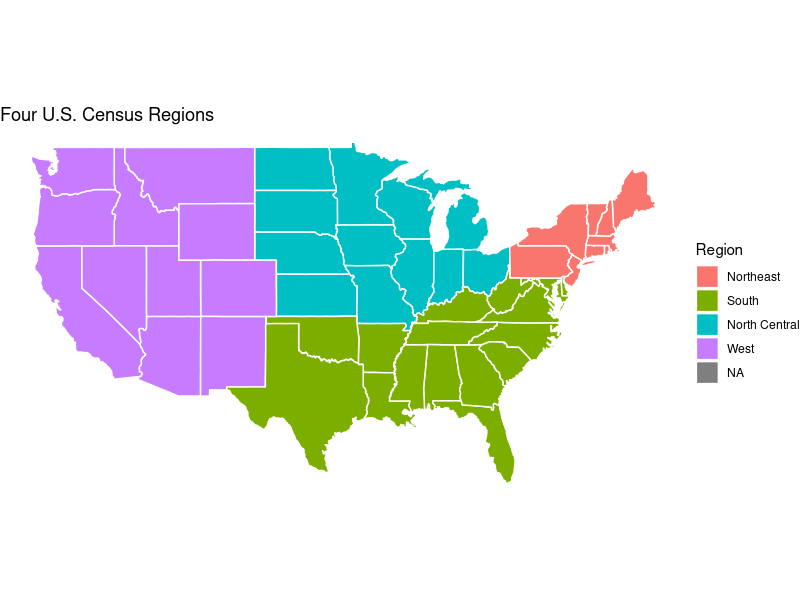
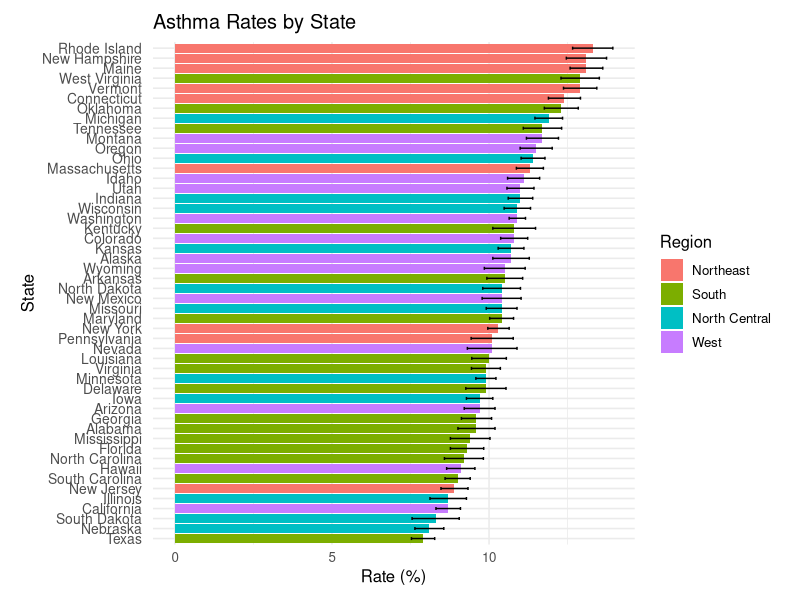
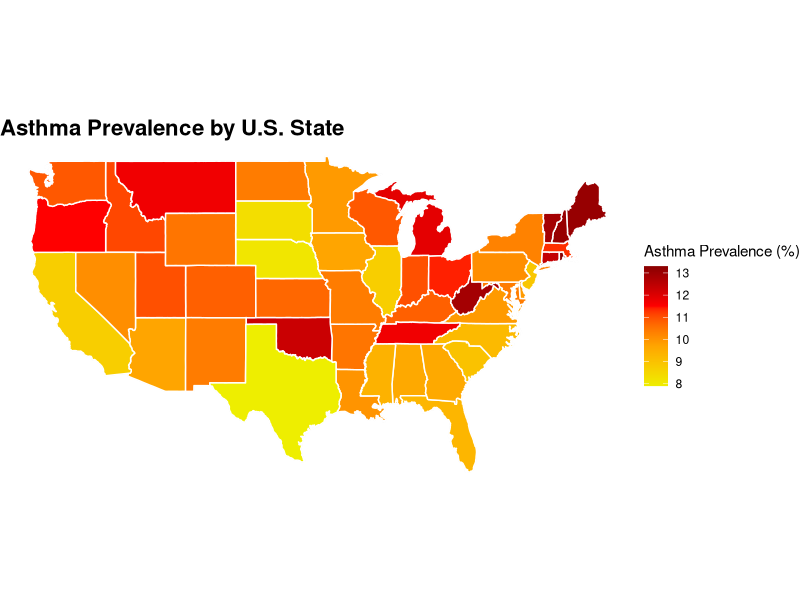
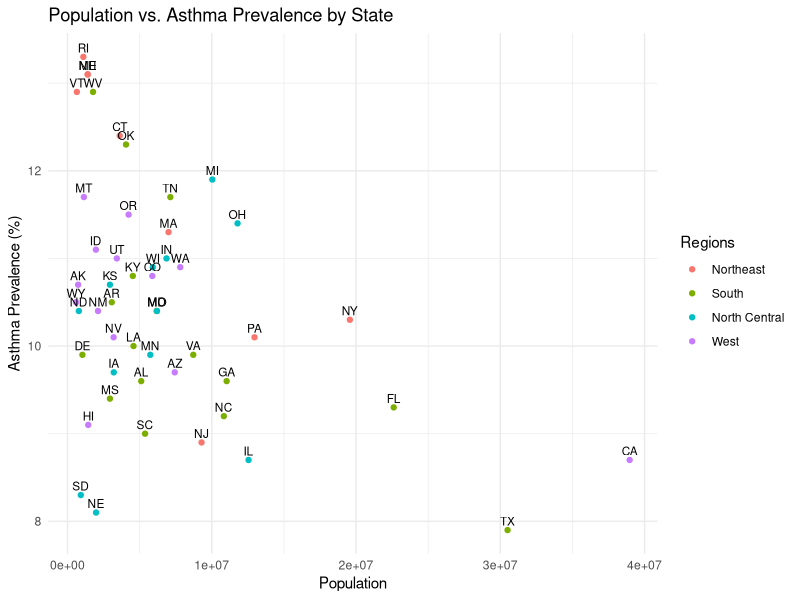
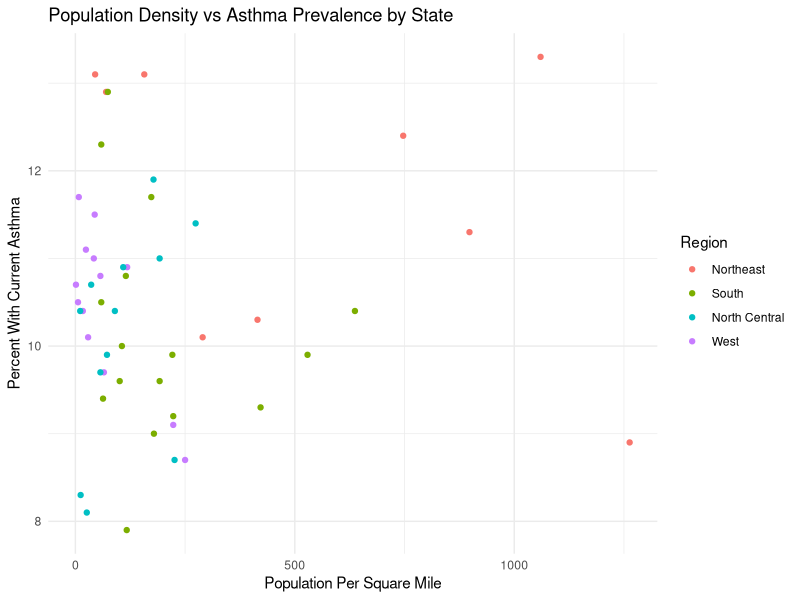
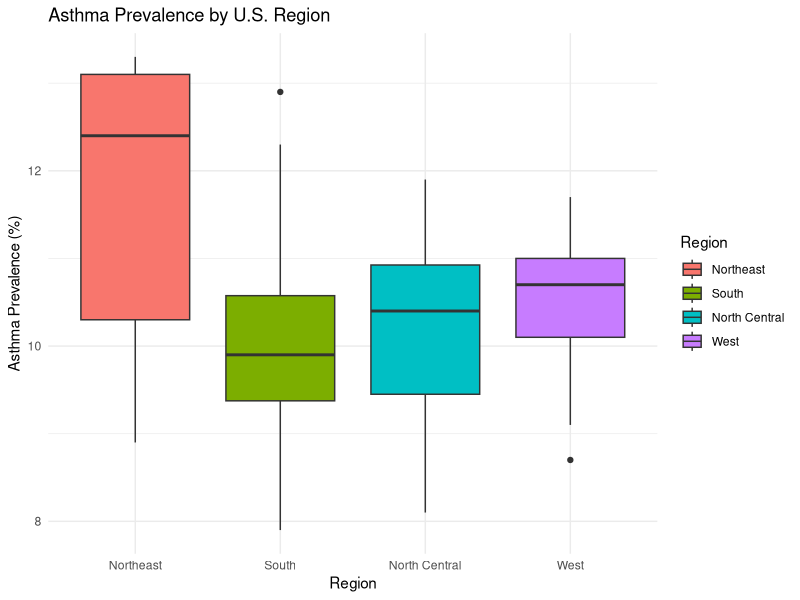
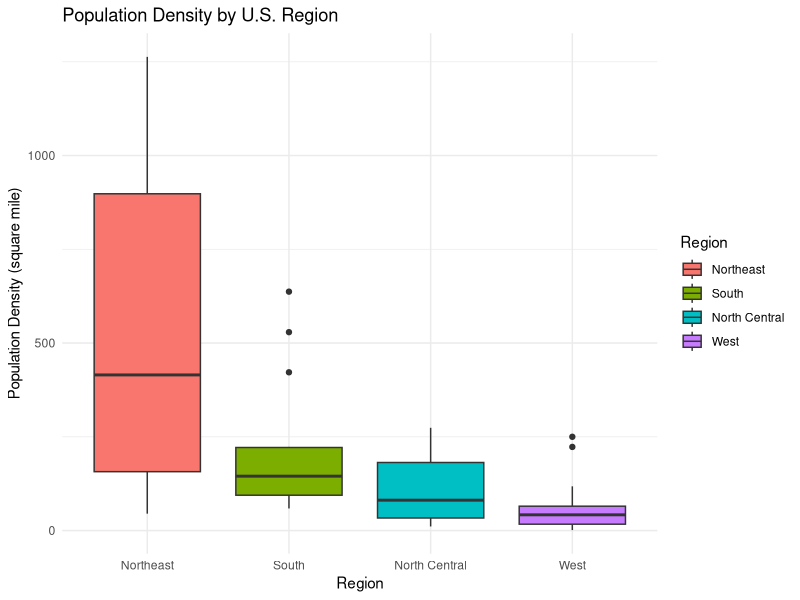

These charts were generated, in order, by the following R code:
## ---- chunk 1
knitr::opts_chunk$set(echo = TRUE)

asthma_data <- data.frame(
  state = c("Alabama","Alaska","Arizona","Arkansas","California","Colorado","Connecticut",
            "Delaware","District of Columbia","Florida","Georgia","Hawaii","Idaho","Illinois",
            "Indiana","Iowa","Kansas","Kentucky","Louisiana","Maine","Maryland","Massachusetts",
            "Michigan","Minnesota","Mississippi","Missouri","Montana","Nebraska","Nevada",
            "New Hampshire","New Jersey","New Mexico","New York","North Carolina","North Dakota",
            "Ohio","Oklahoma","Oregon","Pennsylvania","Rhode Island","South Carolina",
            "South Dakota","Tennessee","Texas","Utah","Vermont","Virginia","Washington",
            "West Virginia","Wisconsin","Wyoming"),
  
  state_abrv = c("AL","AK", "AZ", "AR", "CA", "CO", "CT", "DE", "DC", "FL", "GA", "HI", "ID", "IL", "IN", "IA", "KS", "KY", "LA", "ME", "MD", "MA", "MI", "MN", "MS", "MO", "MT", "NE", "NV", "NH", "NJ", "NM", "NY", "NC", "ND", "OH", "OK", "OR", "PA", "RI", "SC", "SD", "TN", "TX", "UT", "VT", "VA", "WA", "WV", "WI", "WY"),
  
  number = c(378702,58742,555997,243032,2629546,500090,356651,
             78980,60410,1646583,802783,103228,161970,856488,
             574447,238689,237705,377365,351940,146031,499134,633126,
             935666,434473,211055,497216,102617,121412,251193,
             148330,644536,171212,1611027,764909,61944,
             1042354,373879,389831,1033741,117252,368883,
             56630,636322,1760654,266105,68112,671051,667228,
             181395,503318,46973),
  
  prevalence_raw = c("9.6 (0.59)","10.7 (0.58)","9.7 (0.49)","10.5 (0.57)","8.7 (0.39)","10.8 (0.43)","12.4 (0.51)",
                     "9.9 (0.64)","11.1 (0.77)","9.3 (0.53)","9.6 (0.48)","9.1 (0.45)","11.1 (0.51)","8.7 (0.58)",
                     "11.0 (0.39)","9.7 (0.42)","10.7 (0.41)","10.8 (0.68)","10.0 (0.55)","13.1 (0.52)","10.4 (0.38)","11.3 (0.43)",
                     "11.9 (0.44)","9.9 (0.32)","9.4 (0.63)","10.4 (0.49)","11.7 (0.51)","8.1 (0.46)","10.1 (0.79)",
                     "13.1 (0.64)","8.9 (0.43)","10.4 (0.62)","10.3 (0.34)","9.2 (0.62)","10.4 (0.60)",
                     "11.4 (0.38)","12.3 (0.54)","11.5 (0.51)","10.1 (0.67)","13.3 (0.64)","9.0 (0.40)",
                     "8.3 (0.75)","11.7 (0.61)","7.9 (0.37)","11.0 (0.43)","12.9 (0.53)","9.9 (0.46)","10.9 (0.26)",
                     "12.9 (0.61)","10.9 (0.42)","10.5 (0.65)"), 
  
  population = c(5108468, 733406, 7431344, 3067732, 38965193, 5877610, 3617176, 1031890, 678972,
  22610726, 11029227, 1435138, 1964726, 12549689, 6862199, 3207004, 2940546,
  4526154, 4573749, 1395722, 6180253, 7001399, 10037261, 5737915, 2939690,
  6196156, 1132812, 1978379, 3194176, 1402054, 9290842, 2114371, 19571216,
  10835491, 783926, 11785935, 4053824, 4233358, 12961683, 1095962, 5373555,
  919318, 7126489, 30503301, 3417735, 647464, 8715698, 7812880, 1770071,
  5910955, 584057),
  
   pop_density_sqmile = c(101,1.3,65,59,250,57,747,529,11131,422,192,223,24,226,192,57,36,115,106,45,637,898,178,72,63,90,7.8,26,29,157,1263,17,415,223,11,274,59,44,290,1060,179,12,173,117,42,70,221,118,74,109,6)
)

library(dplyr)
library(stringr)

asthma_data <- asthma_data %>%
  mutate(
    prevalence = as.numeric(str_extract(prevalence_raw, "^[0-9.]+")),
    SE = as.numeric(str_extract(prevalence_raw, "(?<=\\().+?(?=\\))")),
    state_lower = tolower(state),
    region = state.region[match(state, state.name)]
  )

asthma_data <- na.omit(asthma_data)


library(ggplot2)
library(maps)
library(dplyr)

# Map data
states_map <- map_data("state")

# Merge map data with asthma data
map_data <- states_map %>%
  left_join(asthma_data, by = c("region" = "state_lower"))

## ---- chunk 2
#just regions
# Get U.S. states map data
states_map <- map_data("state")

# Create a dataframe of states and their regions
state_regions <- data.frame(
  state = tolower(state.name),
  region = state.region
)

# Merge map data with region info
map_data <- states_map %>%
  left_join(state_regions, by = c("region" = "state"))

# Plot
ggplot(map_data, aes(x = long, y = lat, group = group, fill = region.y)) +
  geom_polygon(color = "white") +
  coord_fixed(1.3) +
  labs(title = "Four U.S. Census Regions",
       fill = "Region") +
  theme_void()
## ---- chunk 3

# Load required libraries

library(tidyverse)

# Create the plot

ggplot(asthma_data, aes(x = reorder(state, prevalence), y = prevalence, fill= region)) +
  geom_col() +
  geom_errorbar(aes(ymin = prevalence - SE, ymax = prevalence + SE), width = 0.3) +
  coord_flip() +
  labs(
    title = "Asthma Rates by State ",
    x = "State",
    y = "Rate (%)",
    fill = "Region") +
  theme_minimal(base_size = 12) +
  theme(
    axis.text.y = element_text(size = 10, margin = margin(r = 5)),
    plot.margin = margin(10, 15, 10, 15))

## ---- chunk 4

library(ggplot2)
library(maps)
library(dplyr)

# Map data
states_map <- map_data("state")

# Merge map data with asthma data
map_data <- states_map %>%
  left_join(asthma_data, by = c("region" = "state_lower"))

ggplot(map_data, aes(long, lat, group = group, fill = prevalence)) +
  geom_polygon(color = "gray90", size = 0.3) +  # state borders
  geom_polygon(aes(fill = prevalence), color = "white") +
  coord_fixed(1.3) +
 scale_fill_gradientn(
  name = "Asthma Prevalence (%)",
  colors = c("yellow2", "orange", "red", "red4")
) +
  labs(
    title = "Asthma Prevalence by U.S. State",
  ) +
  theme_void() +
  theme(
    legend.position = "right",
    plot.title = element_text(size = 16, face = "bold"),
    plot.subtitle = element_text(size = 12)
  )

## ---- chunk 5

ggplot(asthma_data, aes(x = population, y = prevalence)) +
  geom_point(aes(color=region)) +
  geom_text(aes(label = state_abrv), vjust = -0.5, size = 3)+
  labs(title = "Population vs. Asthma Prevalence by State",
       x = "Population",
       y = "Asthma Prevalence (%)",
       color = "Regions") +
  theme_minimal()
## ---- chunk 6

# Load libraries
library(ggplot2)

# Create plot
ggplot(asthma_data, aes(x = pop_density_sqmile, y = prevalence, colour = region)) +
  geom_point() +
  theme_minimal() +
  labs(title = "Population Density vs Asthma Prevalence by State", x = 'Population Per Square Mile', y = 'Percent With Current Asthma', colour = "Region") 

## ---- chunk 7

library(ggplot2)

ggplot(asthma_data, aes(x = region, y = prevalence, fill= region)) +
  geom_boxplot() +
  labs(title = "Asthma Prevalence by U.S. Region",
       x = "Region",
       y = "Asthma Prevalence (%)",
       fill = "Region") +
  theme_minimal()

## ---- chunk 8

library(ggplot2)

ggplot(asthma_data, aes(x = region, y = pop_density_sqmile, fill= region)) +
  geom_boxplot() +
  labs(title = "Population Density by U.S. Region",
       x = "Region",
       y = "Population Density (square mile)",
       fill = "Region") +
  theme_minimal()

